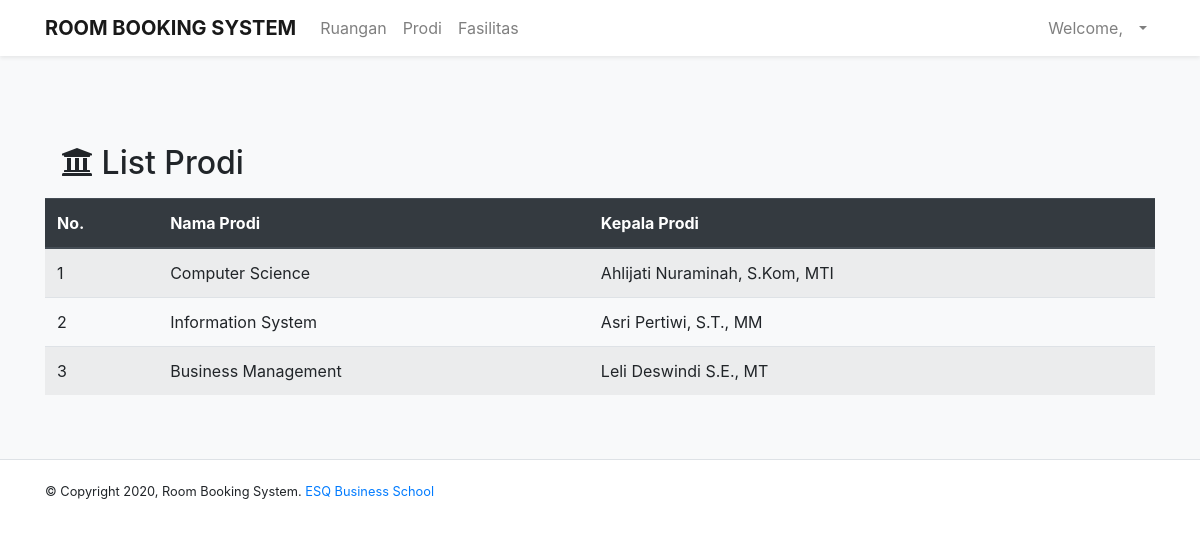
The page /dashboardMahasiswa.php?p=listProdi on the database its author committed.
### tables this page shows
CREATE TABLE `prodi` (
  `IDProdi` int(11) NOT NULL,
  `namaProdi` varchar(20) NOT NULL,
  `kaprodi` varchar(30) NOT NULL
);

### inc.koneksi.php (called while the page is built, shortened)
<?php
    class Connection{
        private $host = "localhost";
        private $user = "root";
        private $password = "";
        function connect(){
            $conn = mysqli_connect($this->host, $this->user, $this->password);
            $this->connection = $conn;
        }
    }
?>

### class/class.Prodi.php (called while the page is built, shortened)
<?php
class Prodi extends Connection{
    public function SelectAllProdi(){
        $sql = "SELECT * FROM prodi";
        $result = mysqli_query($this->connection, $sql);
        $arrResult = Array();
        $count=0;
            while ($data = mysqli_fetch_array($result)){
                $objProdi = new Prodi();
                $objProdi->IDProdi=$data['IDProdi'];
                $objProdi->kaprodi=$data['kaprodi'];
                $objProdi->namaProdi=$data['namaProdi'];
                $arrResult[$count] = $objProdi;
                $count++;
            }
        return $arrResult;
    }
}
?>

### pages/listProdi.php (the view)
<div class="container">
    <div class="wrapper">
        <div class="Title">
            <div class="navbar ">
                <h2><i class="fas fa-university"></i> List Prodi</h2>
            </div>
            <table class="table table-striped">
                <thead class="thead-dark">
                    <tr>
                        <th scope="col">No.</th>
                        <th scope="col">Nama Prodi</th>
                        <th scope="col">Kepala Prodi</th>
                    </tr>
                </thead>
                <tbody>
                    <?php
                        require_once('./class/class.Prodi.php');
                        $objProdi = new Prodi();
                        $arrayResultProdi = $objProdi->SelectAllProdi();
                        $no = 1;
                        if (count($arrayResultProdi) === 0) {
                            echo '<tr><td colspan="3" style="text-align: center;">Tidak ada data!</td></tr>';
                        }else {
                            foreach($arrayResultProdi as $dataProdi){
                                echo '<tr>';
                                echo '<td>'.$no.'</td>';
                                echo '<td>'.$dataProdi->namaProdi.'</td>';
                                echo '<td>'.$dataProdi->kaprodi.'</td>';
                                echo '</tr>';
                                $no++;
                            }
                        }
                    ?>
                </tbody>
            </table>
        </div>
    </div>
</div>

### styles.css (style rules this page uses)
.Title { padding: 80px 0 0 0; }

### rows shown on the page
prodi: namaProdi "Computer Science", kaprodi "Ahlijati Nuraminah, S.Kom, MTI"
prodi: namaProdi "Information System", kaprodi "Asri Pertiwi, S.T., MM"
prodi: namaProdi "Business Management", kaprodi "Leli Deswindi S.E., MT"
